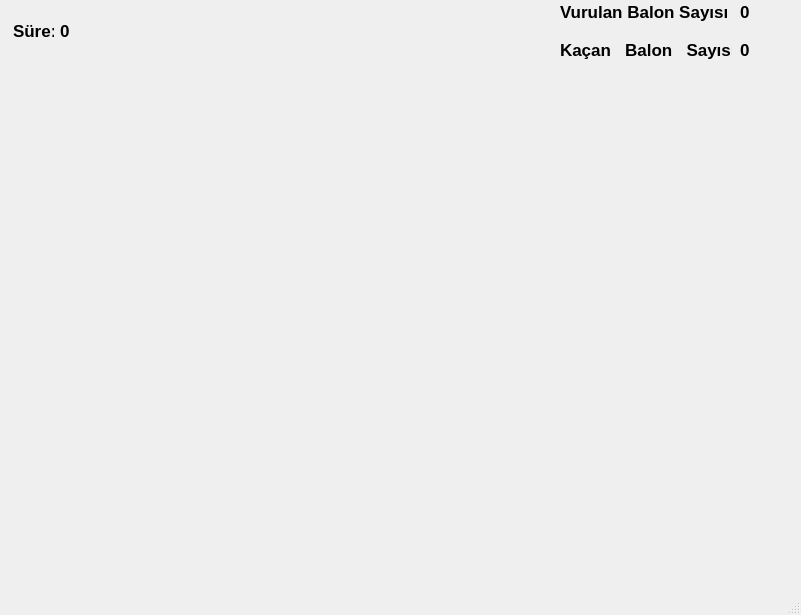
<?xml version="1.0" encoding="UTF-8"?>
<ui version="4.0">
 <class>MainWindow</class>
 <widget class="QMainWindow" name="MainWindow">
  <property name="geometry">
   <rect>
    <x>0</x>
    <y>0</y>
    <width>801</width>
    <height>615</height>
   </rect>
  </property>
  <property name="windowTitle">
   <string>MainWindow</string>
  </property>
  <property name="styleSheet">
   <string notr="true"/>
  </property>
  <widget class="QWidget" name="centralwidget">
   <widget class="QLabel" name="vurulanBalon">
    <property name="geometry">
     <rect>
      <x>740</x>
      <y>0</y>
      <width>41</width>
      <height>23</height>
     </rect>
    </property>
    <property name="palette">
     <palette>
      <active>
       <colorrole role="WindowText">
        <brush brushstyle="SolidPattern">
         <color alpha="255">
          <red>0</red>
          <green>255</green>
          <blue>0</blue>
         </color>
        </brush>
       </colorrole>
      </active>
      <inactive>
       <colorrole role="WindowText">
        <brush brushstyle="SolidPattern">
         <color alpha="255">
          <red>0</red>
          <green>0</green>
          <blue>0</blue>
         </color>
        </brush>
       </colorrole>
      </inactive>
      <disabled>
       <colorrole role="WindowText">
        <brush brushstyle="SolidPattern">
         <color alpha="85">
          <red>0</red>
          <green>0</green>
          <blue>0</blue>
         </color>
        </brush>
       </colorrole>
      </disabled>
     </palette>
    </property>
    <property name="font">
     <font>
      <pointsize>13</pointsize>
      <bold>true</bold>
     </font>
    </property>
    <property name="text">
     <string>0</string>
    </property>
   </widget>
   <widget class="QLabel" name="label2">
    <property name="geometry">
     <rect>
      <x>560</x>
      <y>38</y>
      <width>172</width>
      <height>23</height>
     </rect>
    </property>
    <property name="font">
     <font>
      <pointsize>13</pointsize>
      <bold>true</bold>
     </font>
    </property>
    <property name="text">
     <string>Kaçan   Balon   Sayısı:</string>
    </property>
   </widget>
   <widget class="QLabel" name="kacanBalon">
    <property name="geometry">
     <rect>
      <x>740</x>
      <y>38</y>
      <width>41</width>
      <height>23</height>
     </rect>
    </property>
    <property name="palette">
     <palette>
      <active>
       <colorrole role="WindowText">
        <brush brushstyle="SolidPattern">
         <color alpha="255">
          <red>255</red>
          <green>0</green>
          <blue>0</blue>
         </color>
        </brush>
       </colorrole>
      </active>
      <inactive>
       <colorrole role="WindowText">
        <brush brushstyle="SolidPattern">
         <color alpha="255">
          <red>0</red>
          <green>0</green>
          <blue>0</blue>
         </color>
        </brush>
       </colorrole>
      </inactive>
      <disabled>
       <colorrole role="WindowText">
        <brush brushstyle="SolidPattern">
         <color alpha="85">
          <red>0</red>
          <green>0</green>
          <blue>0</blue>
         </color>
        </brush>
       </colorrole>
      </disabled>
     </palette>
    </property>
    <property name="font">
     <font>
      <pointsize>13</pointsize>
      <bold>true</bold>
     </font>
    </property>
    <property name="text">
     <string>0</string>
    </property>
   </widget>
   <widget class="QLabel" name="label1">
    <property name="geometry">
     <rect>
      <x>560</x>
      <y>0</y>
      <width>167</width>
      <height>23</height>
     </rect>
    </property>
    <property name="palette">
     <palette>
      <active/>
      <inactive/>
      <disabled/>
     </palette>
    </property>
    <property name="font">
     <font>
      <pointsize>13</pointsize>
      <bold>true</bold>
     </font>
    </property>
    <property name="text">
     <string>Vurulan Balon Sayısı:</string>
    </property>
   </widget>
   <widget class="QLabel" name="label3">
    <property name="geometry">
     <rect>
      <x>13</x>
      <y>0</y>
      <width>41</width>
      <height>61</height>
     </rect>
    </property>
    <property name="font">
     <font>
      <pointsize>13</pointsize>
      <bold>true</bold>
     </font>
    </property>
    <property name="text">
     <string>Süre:</string>
    </property>
   </widget>
   <widget class="QLabel" name="arkaplan">
    <property name="geometry">
     <rect>
      <x>0</x>
      <y>69</y>
      <width>801</width>
      <height>491</height>
     </rect>
    </property>
    <property name="styleSheet">
     <string notr="true">background-image: url(:/images/images/arkaplan.jpg);</string>
    </property>
    <property name="text">
     <string/>
    </property>
   </widget>
   <widget class="QLabel" name="sure">
    <property name="geometry">
     <rect>
      <x>60</x>
      <y>0</y>
      <width>51</width>
      <height>61</height>
     </rect>
    </property>
    <property name="palette">
     <palette>
      <active>
       <colorrole role="WindowText">
        <brush brushstyle="SolidPattern">
         <color alpha="255">
          <red>85</red>
          <green>0</green>
          <blue>255</blue>
         </color>
        </brush>
       </colorrole>
      </active>
      <inactive>
       <colorrole role="WindowText">
        <brush brushstyle="SolidPattern">
         <color alpha="255">
          <red>0</red>
          <green>0</green>
          <blue>0</blue>
         </color>
        </brush>
       </colorrole>
      </inactive>
      <disabled>
       <colorrole role="WindowText">
        <brush brushstyle="SolidPattern">
         <color alpha="85">
          <red>0</red>
          <green>0</green>
          <blue>0</blue>
         </color>
        </brush>
       </colorrole>
      </disabled>
     </palette>
    </property>
    <property name="font">
     <font>
      <pointsize>13</pointsize>
      <bold>true</bold>
     </font>
    </property>
    <property name="text">
     <string>0</string>
    </property>
   </widget>
  </widget>
  <widget class="QMenuBar" name="menubar">
   <property name="geometry">
    <rect>
     <x>0</x>
     <y>0</y>
     <width>801</width>
     <height>22</height>
    </rect>
   </property>
  </widget>
  <widget class="QStatusBar" name="statusbar"/>
 </widget>
 <resources/>
 <connections/>
</ui>
